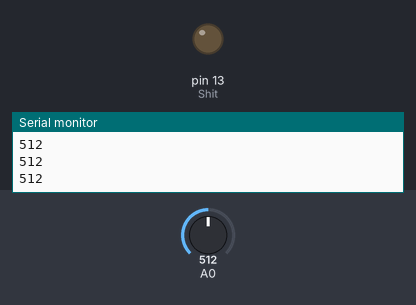
A sketch run on a simulated Arduino Uno, built with avr-gcc and run on an emulated ATmega328P. Shown: output pins drawn as LEDs (lit = HIGH), the last lines printed to the serial monitor. The test bench sets the inputs (shaded band); at power-on: A0 = 512.

Above: at 1.2 s.
1.3 s: A0 set to 279
2.8 s: A0 set to 252
At 3.4 s:
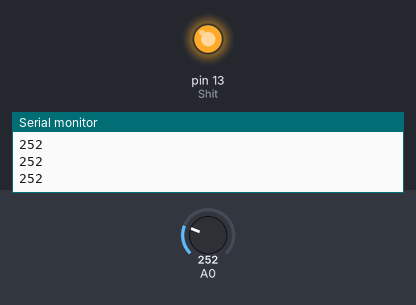
4.3 s: A0 set to 275
At 5.5 s:
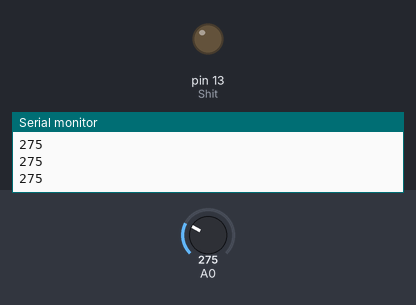
5.8 s: A0 set to 255
At 6.9 s:
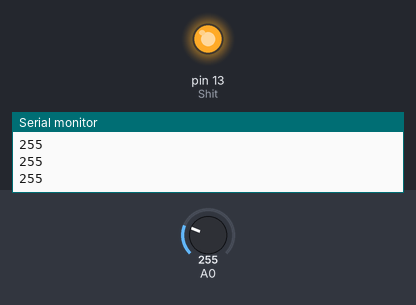
Timing chart, 0 to 8.3 s (numbered marks = the images above; inputs shaded):
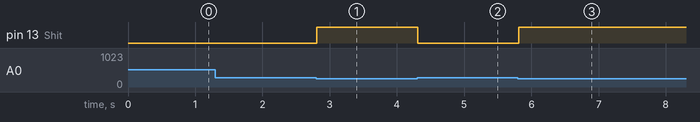

Measured:
- the behaviour switches between 265 and 264 on A0 (found by bisection; images 0 and 1)
- after the input at 2.8 s, pin 13 (Shit): LOW → HIGH at once
- after the input at 4.3 s, pin 13 (Shit): HIGH → LOW at once
- after the input at 5.8 s, pin 13 (Shit): LOW → HIGH at once

The sketch:

Motorwithpot_off0and265__on1_264_.ino
```cpp
int Shit = 13;
int y=265;
void setup() {
  // initialize serial communication at 9600 bits per second:
  Serial.begin(9600);
  pinMode(Shit, OUTPUT);
}
//loop:
// the loop routine runs over and over again forever:
void loop() {
  // read the input on analog pin 0:
  int sensorValue = analogRead(A0);
  // print out the value you read:
  Serial.println(sensorValue);
  delay(1);   // delay in between reads for stability


   if (sensorValue > 0 && sensorValue < 265)
        {digitalWrite(Shit, HIGH);
        }

   else
       {
         digitalWrite(Shit, LOW);
       }
}
```
